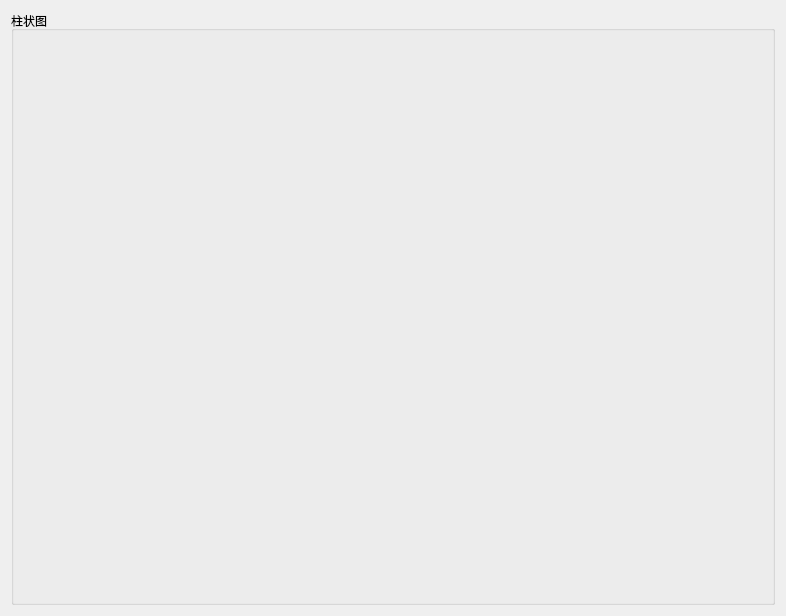
<?xml version="1.0" encoding="UTF-8"?>
<ui version="4.0">
 <class>Widget</class>
 <widget class="QWidget" name="Widget">
  <property name="geometry">
   <rect>
    <x>0</x>
    <y>0</y>
    <width>786</width>
    <height>616</height>
   </rect>
  </property>
  <property name="windowTitle">
   <string>Widget</string>
  </property>
  <layout class="QVBoxLayout" name="verticalLayout">
   <item>
    <widget class="QGroupBox" name="groupBox_BarChart">
     <property name="title">
      <string>柱状图</string>
     </property>
    </widget>
   </item>
  </layout>
 </widget>
 <layoutdefault spacing="6" margin="11"/>
 <resources/>
 <connections/>
</ui>
